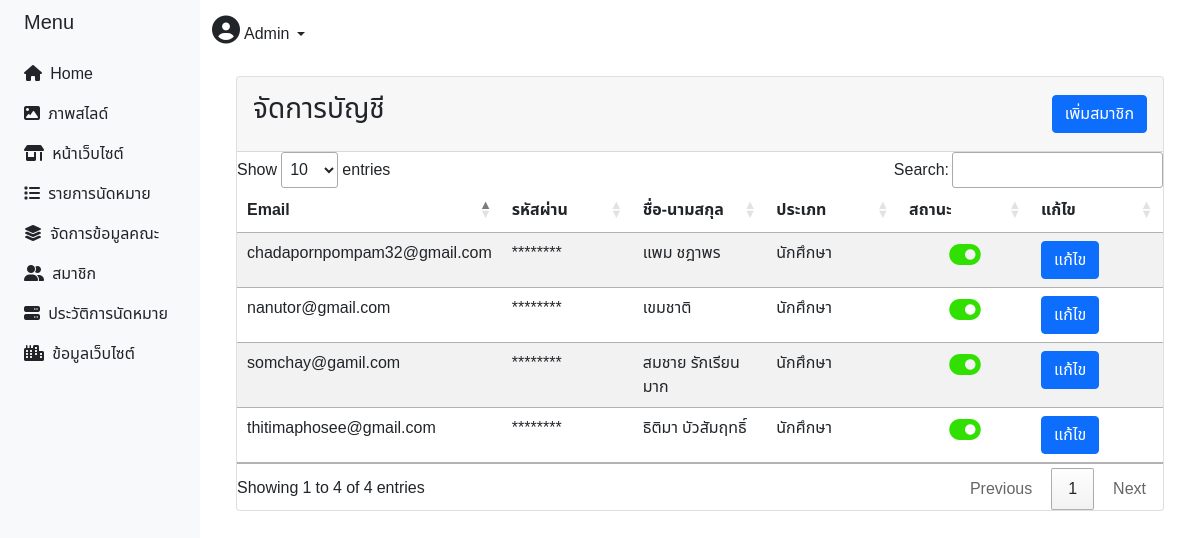
The app's page /admin/index_admin.php?p=user (signed in) with its own data.
### tables this page shows
CREATE TABLE `user` (
  `ID` int(11) NOT NULL,
  `Password` varchar(100) NOT NULL,
  `Firstname` varchar(255) NOT NULL,
  `email` varchar(255) NOT NULL,
  `sex` int(1) NOT NULL,
  `category_id` int(11) DEFAULT NULL,
  `majer` varchar(255) DEFAULT NULL,
  `img` varchar(255) DEFAULT NULL,
  `Tel` varchar(10) NOT NULL,
  `Userlevel` int(1) NOT NULL,
  `status` int(1) NOT NULL DEFAULT 0
);

### admin/ManageAdmin.php (the view, shortened to what this page needs)
<link rel="stylesheet" type="text/css" href="https://cdn.datatables.net/1.11.3/css/jquery.dataTables.css">
<!DOCTYPE html PUBLIC "-//W3C//DTD XHTML 1.0 Transitional//EN" "http://www.w3.org/TR/xhtml1/DTD/xhtml1-transitional.dtd">
<html lang="en">
<head>
</head>
<body>
        <div class="content">
            <div class="container-fluid">
                            <div class="header">
                            <div class="card">
                            <div class="card-header py-3 d-flex flex-row align-items-center justify-content-between">
                                <h3 class="title">จัดการบัญชี</h3>
                                <a href="index_admin.php?p=new" class="pull-right btn btn-primary"><span class="glyphicon glyphicon-plus"></span> เพิ่มสมาชิก</a>
                            </div>
                            <div class="content">
                                <div class="content table-responsive table-full-width">
                                <table id="example"  class="table table-striped">
                                    <?php
                                            require_once("../config/server.php");
                                            $sql = "SELECT * FROM user Where email != '".$_SESSION['email']."' order by Userlevel DESC";
                                            $query = mysqli_query($conn,$sql);
                                        ?>
                                    <form name="frmMain" method="post" action="<?php echo $_SERVER["PHP_SELF"];?>">
                                    <thead>
                                        <th width="15%"><b>Email</b></th>
                                        <th width="15%"><b>รหัสผ่าน</b></th>
                                    	<th width="15%"><b>ชื่อ-นามสกุล</b></th>
                                        <th width="15%"><b>ประเภท</b></th>
                                        <th width="15%"><b>สถานะ</b></th>
                                        <th width="15%"><b>แก้ไข</b></th>
                                    </thead>
                                    <tbody>
                                        <?php
                                        while($result=mysqli_fetch_array($query,MYSQLI_ASSOC))
                                        {?>
                                        <tr>
                                            <td><?php echo $result["email"];?></td>
                                        	<td>********</td>
                                        	<td><?php echo $result["Firstname"];?></td>
                                            <td><?php if($result["Userlevel"]==1){
                                                echo 'Admin';
                                            }else{
                                                echo 'นักศึกษา';
                                            };?>
                                            </td>
                                            <td align="center">
                                                <?php if($result['status']==1){?>
                                                    <h3><a href="user_onoff.php?u_id=<?php echo $result['ID'];?>" title="เปิด"><i class="fa-solid fa-toggle-on" style="color: #31e000;"></i></a></h3>
                                                <?php }else{ ?>
                                                    <h3><a href="user_onoff.php?p_id=<?php echo $result['ID'];?>" title="ปิด"><i class="fa-solid fa-toggle-on fa-rotate-180" style="color: #d60000;"></i></a></h3>
                                                <?php } ?>
                                            </td>
                                            <td>
                                            <?php if($result['Userlevel'] == 2){?>
                                            <a class="btn btn-primary" href="index_admin.php?p=edituser&UserID=<?php echo $result["ID"];?>">
                                             แก้ไข</a>&nbsp;&nbsp;
                                            <?php } ?>
                                            </td>
                                        </tr>
                                        <?php
                                        }
                                        ?>
                                    </tbody>
                                </form></table>
                                </div>
                            </div>
                        </div>
            </div>
</html>

### admin/index_admin.php (style rules this page uses)
body { min-height: 100vh; overflow-x: hidden; font-family: 'Noto Sans Thai', sans-serif; }

### admin/nav_menu.php (style rules this page uses)
body { min-height: 100vh; overflow-x: hidden; font-family: 'Noto Sans Thai', sans-serif; }

### admin/ManageAdmin.php (style rules this page uses)
body { min-height: 100vh; overflow-x: hidden; font-family: 'Noto Sans Thai', sans-serif; }

### records on screen
user: email "thitimaphosee@gmail.com", Firstname "ธิติมา บัวสัมฤทธิ์", Userlevel "นักศึกษา"
user: email "somchay@gamil.com", Firstname "สมชาย รักเรียนมาก", Userlevel "นักศึกษา"
user: email "nanutor@gmail.com", Firstname "เขมชาติ", Userlevel "นักศึกษา"
user: email "chadapornpompam32@gmail.com", Firstname "แพม ชฎาพร", Userlevel "นักศึกษา"

### other values on screen
$_SESSION['Firstname'] "Admin"
